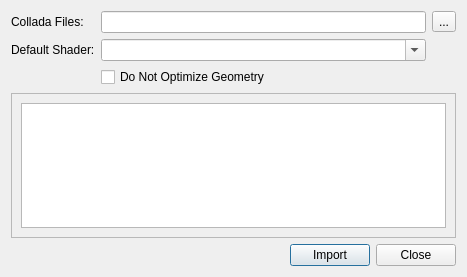
<ui version="4.0" >
 <class>ColladaImporter</class>
 <widget class="QDialog" name="ColladaImporter" >
  <property name="geometry" >
   <rect>
    <x>0</x>
    <y>0</y>
    <width>467</width>
    <height>277</height>
   </rect>
  </property>
  <property name="windowTitle" >
   <string>Dialog</string>
  </property>
  <layout class="QGridLayout" >
   <item row="0" column="0" >
    <widget class="QLabel" name="label" >
     <property name="text" >
      <string>Collada Files:</string>
     </property>
    </widget>
   </item>
   <item row="0" column="1" >
    <widget class="QLineEdit" name="m_colladaFilesLabel" >
     <property name="toolTip" >
      <string>Collada File to Convert</string>
     </property>
     <property name="whatsThis" >
      <string>The file you specify here will be send to the Horde3D ColladaConv Tool </string>
     </property>
     <property name="readOnly" >
      <bool>true</bool>
     </property>
    </widget>
   </item>
   <item row="0" column="2" >
    <widget class="QToolButton" name="m_setColladaFile" >
     <property name="whatsThis" >
      <string>Let you browse for a collada file</string>
     </property>
     <property name="text" >
      <string>...</string>
     </property>
    </widget>
   </item>
   <item row="1" column="0" >
    <widget class="QLabel" name="label_2" >
     <property name="sizePolicy" >
      <sizepolicy vsizetype="Preferred" hsizetype="Fixed" >
       <horstretch>0</horstretch>
       <verstretch>0</verstretch>
      </sizepolicy>
     </property>
     <property name="text" >
      <string>Default Shader:</string>
     </property>
    </widget>
   </item>
   <item row="1" column="1" >
    <widget class="QComboBox" name="m_defaultShader" >
     <property name="toolTip" >
      <string>Select a default shader used for the materials referenced in the collada file</string>
     </property>
     <property name="whatsThis" >
      <string>You have to select a default shader used for the materials referenced in the collada file</string>
     </property>
     <property name="editable" >
      <bool>true</bool>
     </property>
    </widget>
   </item>
   <item row="2" column="1" >
    <widget class="QCheckBox" name="m_noOptimizeGeometry" >
     <property name="toolTip" >
      <string>Disable Geometry Optimization in Collada Converter</string>
     </property>
     <property name="whatsThis" >
      <string>Disable Geometry Optimization in Collada Converter</string>
     </property>
     <property name="text" >
      <string>Do Not Optimize Geometry</string>
     </property>
    </widget>
   </item>
   <item row="3" column="0" colspan="3" >
    <widget class="QFrame" name="frame" >
     <property name="frameShape" >
      <enum>QFrame::StyledPanel</enum>
     </property>
     <property name="frameShadow" >
      <enum>QFrame::Sunken</enum>
     </property>
     <layout class="QVBoxLayout" >
      <item>
       <widget class="QTextEdit" name="m_logWidget" >
        <property name="tabChangesFocus" >
         <bool>true</bool>
        </property>
        <property name="documentTitle" >
         <string>Conversion Log</string>
        </property>
        <property name="undoRedoEnabled" >
         <bool>false</bool>
        </property>
        <property name="readOnly" >
         <bool>true</bool>
        </property>
       </widget>
      </item>
     </layout>
    </widget>
   </item>
   <item row="4" column="0" colspan="3" >
    <layout class="QHBoxLayout" >
     <item>
      <spacer>
       <property name="orientation" >
        <enum>Qt::Horizontal</enum>
       </property>
       <property name="sizeHint" >
        <size>
         <width>221</width>
         <height>20</height>
        </size>
       </property>
      </spacer>
     </item>
     <item>
      <widget class="QPushButton" name="m_importButton" >
       <property name="sizePolicy" >
        <sizepolicy vsizetype="Fixed" hsizetype="Fixed" >
         <horstretch>0</horstretch>
         <verstretch>0</verstretch>
        </sizepolicy>
       </property>
       <property name="toolTip" >
        <string>Import converted collada file into repository</string>
       </property>
       <property name="whatsThis" >
        <string>Import converted collada file into repository</string>
       </property>
       <property name="text" >
        <string>Import</string>
       </property>
       <property name="default" >
        <bool>true</bool>
       </property>
      </widget>
     </item>
     <item>
      <widget class="QDialogButtonBox" name="buttonBox" >
       <property name="sizePolicy" >
        <sizepolicy vsizetype="Fixed" hsizetype="Fixed" >
         <horstretch>0</horstretch>
         <verstretch>0</verstretch>
        </sizepolicy>
       </property>
       <property name="orientation" >
        <enum>Qt::Horizontal</enum>
       </property>
       <property name="standardButtons" >
        <set>QDialogButtonBox::Close</set>
       </property>
      </widget>
     </item>
    </layout>
   </item>
  </layout>
 </widget>
 <resources/>
 <connections>
  <connection>
   <sender>buttonBox</sender>
   <signal>accepted()</signal>
   <receiver>ColladaImporter</receiver>
   <slot>accept()</slot>
   <hints>
    <hint type="sourcelabel" >
     <x>200</x>
     <y>255</y>
    </hint>
    <hint type="destinationlabel" >
     <x>199</x>
     <y>149</y>
    </hint>
   </hints>
  </connection>
  <connection>
   <sender>buttonBox</sender>
   <signal>rejected()</signal>
   <receiver>ColladaImporter</receiver>
   <slot>reject()</slot>
   <hints>
    <hint type="sourcelabel" >
     <x>200</x>
     <y>255</y>
    </hint>
    <hint type="destinationlabel" >
     <x>199</x>
     <y>149</y>
    </hint>
   </hints>
  </connection>
 </connections>
</ui>
